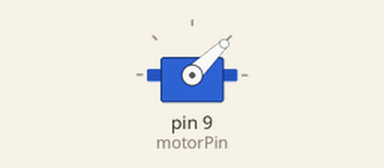
The sketch below on a simulated Arduino Uno, built with avr-gcc and run on an emulated ATmega328P. Shown: servo.

Above: at 0.05 s.
At 2.05 s:
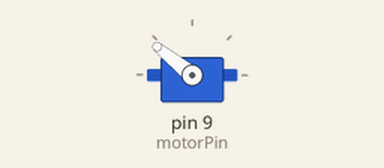
At 4.0 s:
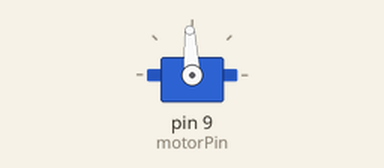
Timing chart, 0 to 5.2 s (numbered marks = the images above):
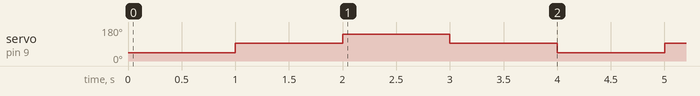

The sketch:

sketch_vextest02.ino
```cpp
/*
 * Title: +++
 * +++++
 */

#include <Servo.h>

// CONSTANTS
const int motorPin = 9;

// VARIABLES
Servo myservo;


void setup()
{
  // put your setup code here, to run once:
  pinMode(motorPin, OUTPUT);
  myservo.attach(motorPin);
}

void loop()
{
  // put your main code here, to run repeatedly:
  myservo.writeMicroseconds(1000); // full speed clockwise
  delay(1000);

  myservo.writeMicroseconds(1500); // stop
  delay(1000);

  myservo.writeMicroseconds(2000); // full speed counterclockwise
  delay(1000);

  myservo.writeMicroseconds(1500); // stop
  delay(1000);
}
```

Measured:
- by itself, servo on pin 9 (motorPin): repeats every 4.0 s: 141° 1.0 s, 93° 1.0 s, 44° 1.0 s, 93° 1.0 s
